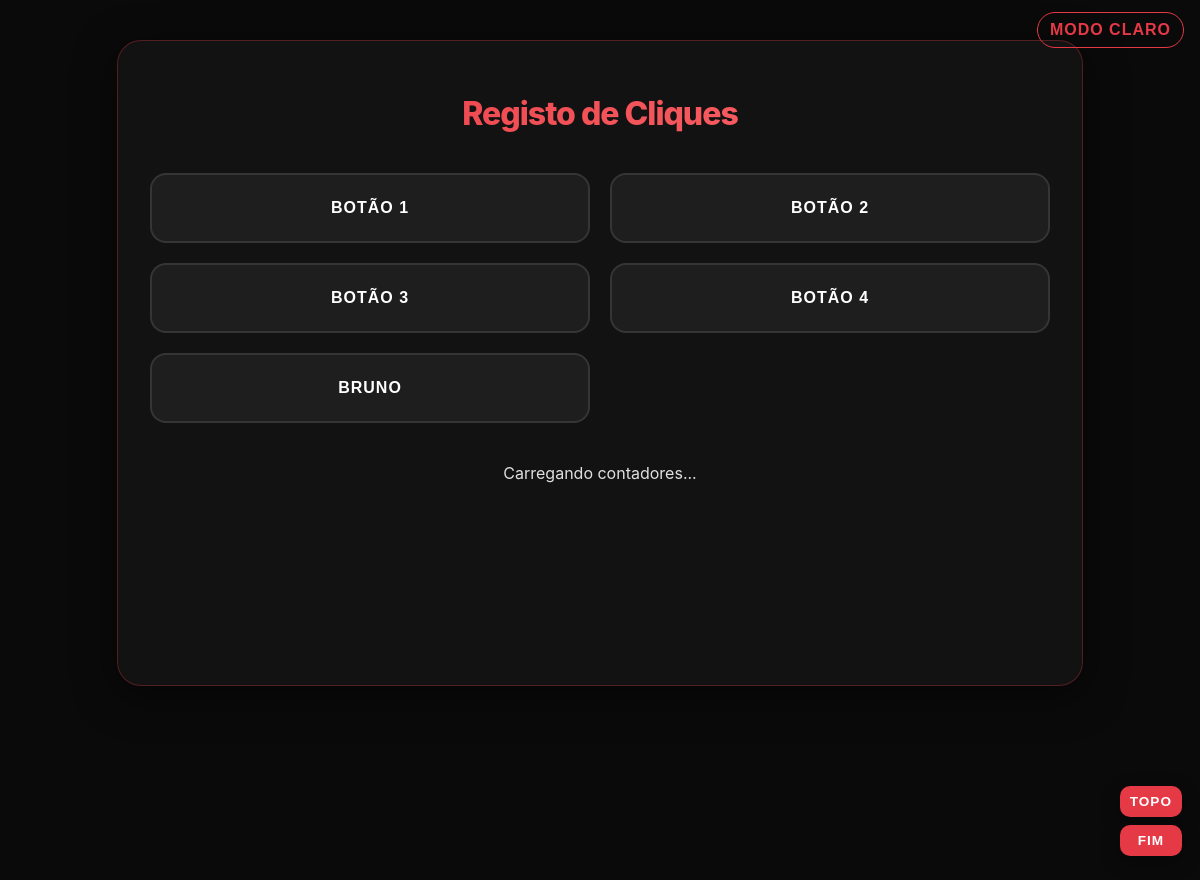
The page / on the database its author committed.
### tables this page shows
CREATE TABLE botoes (
            id INTEGER PRIMARY KEY,
            nome TEXT
        );

### app.py (the view)
@app.route('/')
def index():
    conn = sqlite3.connect(DB_PATH)
    c = conn.cursor()
    c.execute("SELECT id, nome FROM botoes ORDER BY id")
    botoes = c.fetchall()
    conn.close()
    return render_template('index.html', botoes=botoes)

### templates/index.html (shortened to what this page needs)
<!DOCTYPE html>
<html lang="pt">
<head>
    <link rel="stylesheet" href="{{ url_for('static', filename='style.css') }}">
</head>
<body class="dark-mode">
    <button id="themeToggle" class="theme-toggle" aria-label="Alternar tema">Modo</button>
    <div class="container">
        <h1>Registo de Cliques</h1>
        <div class="botoes">
            {% for btn in botoes %}
            <button class="botao-card" data-id="{{ btn[0] }}" data-name="{{ btn[1] }}" onclick="clicar({{ btn[0] }}, '{{ btn[1] }}')">
                <span class="label">{{ btn[1] }}</span>
            </button>
            {% endfor %}
        </div>
        <div id="counts" class="counts" aria-live="polite">Carregando contadores...</div>
        <div id="resultado"></div>
        <div class="scroll-fab" aria-hidden="false">
            <button id="toTopBtn" class="scroll-btn" title="Ir ao topo">Topo</button>
            <button id="toBottomBtn" class="scroll-btn" title="Ir ao fim">Fim</button>
        </div>
    </div>
</body>
</html>

### static/style.css (style rules this page uses)
:root { --preto: #0a0a0a; --branco: #ffffff; --vermelho-primario: #e63946; --vermelho-hover: #c1121f; --cinza-dark: #121212; --cinza-light: #f8f9fa; --texto-dark: #e0e0e0; --texto-light: #2d3436; --shadow-light: 0 10px 30px rgba(230, 57, 70, 0.1); --shadow-dark: 0 10px 40px rgba(0, 0, 0, 0.5); --border-vermelho: rgba(230, 57, 70, 0.3); }
body { margin: 0; font-family: 'Inter', 'Segoe UI', system-ui, -apple-system, sans-serif; transition: background-color 0.4s cubic-bezier(0.4, 0, 0.2, 1), color 0.4s; display: block; min-height: 100vh; overflow: auto; padding: 40px 0; }
.container { max-width: 900px; width: 95%; padding: 32px; border-radius: 24px; text-align: center; margin: 0 auto; position: relative; z-index: 1; border: 1px solid var(--border-vermelho); }
h1 { margin-bottom: 40px; font-weight: 800; letter-spacing: -1px; background: linear-gradient(135deg, var(--vermelho-primario), #ff6b6b); -webkit-background-clip: text; -webkit-text-fill-color: transparent; }
.botoes { display: grid; grid-template-columns: repeat(2, 1fr); gap: 20px; margin-bottom: 40px; }
.botao-card { position: relative; display:flex; flex-direction:column; align-items:center; justify-content:center; gap:8px; }
.botao-card .label { display:block; }
button { padding: 24px; font-size: 16px; font-weight: 700; cursor: pointer; border: 2px solid transparent; border-radius: 16px; transition: all 0.3s cubic-bezier(0.4, 0, 0.2, 1); text-transform: uppercase; letter-spacing: 1px; }
body.dark-mode { background-color: var(--preto); color: var(--texto-dark); }
body.dark-mode .container { background-color: var(--cinza-dark); box-shadow: var(--shadow-dark); }
body.dark-mode .botoes button { background: rgba(255, 255, 255, 0.05); color: var(--branco); border-color: rgba(255, 255, 255, 0.1); }
#resultado { margin-top: 30px; min-height: 140px; }
.scroll-fab { position: fixed; right: 18px; bottom: 24px; display: flex; flex-direction: column; gap: 8px; z-index: 9999; }
.scroll-btn { background: var(--vermelho-primario); color: white; border: none; padding: 8px 10px; border-radius: 10px; box-shadow: 0 6px 18px rgba(0,0,0,0.35); cursor: pointer; font-size: 0.85rem; }
.theme-toggle { position: fixed; right: 16px; top: 12px; z-index: 10000; background: transparent; color: var(--vermelho-primario); border: 1.5px solid var(--vermelho-primario); padding: 8px 12px; border-radius: 20px; cursor: pointer; font-weight: 700; }

### rows shown on the page
botoes: nome "BOTÃO 1"
botoes: nome "BOTÃO 2"
botoes: nome "BOTÃO 3"
botoes: nome "BOTÃO 4"
botoes: nome "BRUNO"
